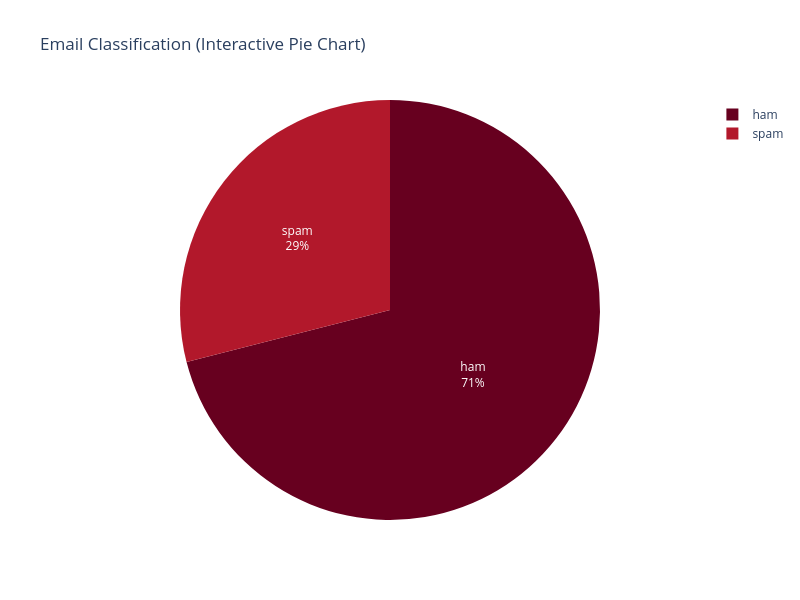

Notebook code cell kept with this figure:
### Code cell
import plotly.express as px

labels = ['ham', 'spam']
values = df['label_num'].value_counts().values

fig = px.pie(
    names=labels,
    values=values,
    title="Email Classification (Interactive Pie Chart)",
    color_discrete_sequence=px.colors.sequential.RdBu,
    width=800,   # Width in pixels
    height=600   # Height in pixels
)

fig.update_traces(textinfo='percent+label')
fig.show()

### Figure 1 — Plotly figure (JSON) as saved in the notebook; plotly's stock layout.template omitted (floating-point values rounded to 4 significant figures)
{"data": [{"domain": {"x": [0, 1], "y": [0, 1]}, "hovertemplate": "label=%{label}<br>value=%{value}<extra></extra>", "labels": ["ham", "spam"], "legendgroup": "", "name": "", "showlegend": true, "textinfo": "percent+label", "type": "pie", "values": [3672, 1499]}], "layout": {"height": 600, "legend": {"tracegroupgap": 0}, "piecolorway": ["rgb(103,0,31)", "rgb(178,24,43)", "rgb(214,96,77)", "rgb(244,165,130)", "rgb(253,219,199)", "rgb(247,247,247)", "rgb(209,229,240)", "rgb(146,197,222)", "rgb(67,147,195)", "rgb(33,102,172)", "rgb(5,48,97)"], "title": {"text": "Email Classification (Interactive Pie Chart)"}, "width": 800}}
